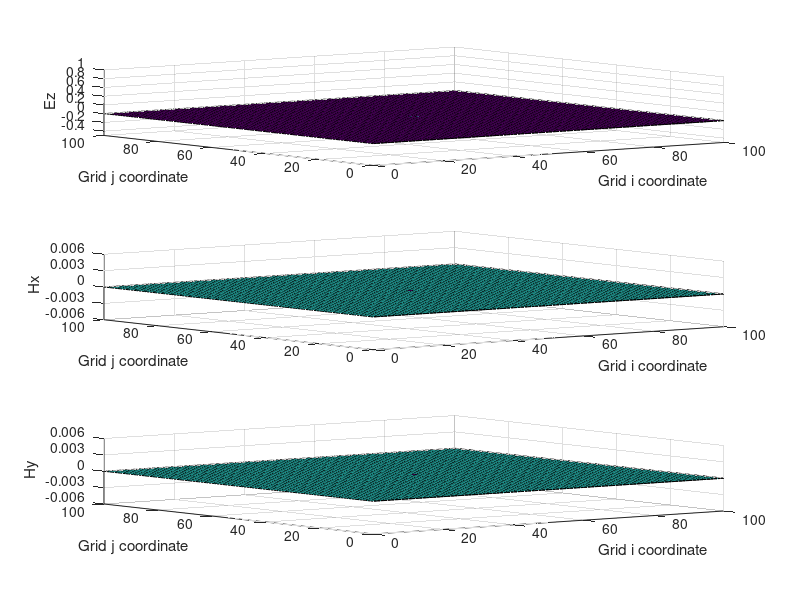

This figure's MATLAB source: (Note: this script raises an error after producing the figure.)
Ez = zeros(2, 101, 101);
Hy = zeros(2, 101, 101);
Hx = zeros(2, 101, 101);

mio = 4e-7 * pi;
eo = 8.854e-12;

delt = 0;
deltstar = 0;

mi = 10;
delta = 3.5;

c = 1 / sqrt(mio * eo);

dx = 1;
dy = dx;
dt = 1.0005 * dx / (c * sqrt(2));

x = 0:dx:100;

us = cat(2, exp((-1 / 2) * ((x - mi) / delta).^2) ./ (delta * sqrt( 2 * pi)), zeros(1, 10000));

us = us / max(us);
Ez(1, 51, 51) = us(1);

n = 2;

Ca = (1 - (delt * dt) / (2 * eo)) / (1 + (delt * dt) / (2 * eo));
Cb = (dt / (eo * dx)) / (1 + (delt * dt) / (2 * eo));

Da = (1 - (deltstar * dt) / (2 * mio)) / (1 + (deltstar * dt) / (2 * mio));
Db = (dt / (mio * dx)) / (1 + (deltstar * dt) / (2 * mio));

ax1 = subplot(3, 1, 1);
ax2 = subplot(3, 1, 2);
ax3 = subplot(3, 1, 3);

while 1
    
    for i=1:101
        for j=1:101
            if (i ~= 101)
                Hy(n, i, j) = Da * Hy(n - 1, i, j) + Db * (Ez(n - 1, i + 1, j) - Ez(n - 1, i, j));
            else
                Hy(n, i, j) = Hy(n, i - 1, j);
            end
        end
    end
    
    for i=1:101
        for j=1:101
            if (j ~= 101)
                Hx(n, i, j) = Da * Hx(n - 1, i, j) + Db * (Ez(n - 1, i, j) - Ez(n - 1, i, j + 1));
            else
                Hx(n, i, j) = Hx(n, i, j - 1);
            end
        end
    end
    
    for i=1:101
       for j=1:101
          if (i == 1 || j == 1 || i == 101 || j == 101)
              Ez(n, i, j) = 0;
          else
            Ez(n, i, j) = Ca * Ez(n - 1, i, j) + Cb * (Hy(n, i, j) - Hy(n, i - 1, j) + Hx(n, i, j - 1) - Hx(n, i, j));
          end
       end
    end
    
    Ez(n, 51, 51) = us(n);
    
    s1 = surf(ax1, x, x, reshape(Ez(n, :, :), 101, 101));
    s2 = surf(ax2, x, x, reshape(Hx(n, :, :), 101, 101));
    s3 = surf(ax3, x, x, reshape(Hy(n, :, :), 101, 101));
    
    xlabel(ax1, 'Grid i coordinate');
    ylabel(ax1, 'Grid j coordinate');
    zlabel(ax1, 'Ez');
    xlabel(ax2, 'Grid i coordinate');
    ylabel(ax2, 'Grid j coordinate');
    zlabel(ax2, 'Hx');
    xlabel(ax3, 'Grid i coordinate');
    ylabel(ax3, 'Grid j coordinate');
    zlabel(ax3, 'Hy');
    
    axis(ax1, [0 100 0 100 -.5 1])
    axis(ax2, [0 100 0 100 -6e-3 6e-3])
    axis(ax3, [0 100 0 100 -6e-3 6e-3])
    
    zticks(ax2, [-6e-3 -3e-3 0 3e-3 6e-3])
    zticks(ax3, [-6e-3 -3e-3 0 3e-3 6e-3])
    
    s1.EdgeColor = 'none';
    s1.FaceColor = '[0.3010 0.7450 0.9330]';
    s2.EdgeColor = 'none';
    s2.FaceColor = '[0.3010 0.7450 0.9330]';
    s3.EdgeColor = 'none';
    s3.FaceColor = '[0.3010 0.7450 0.9330]';
    
    light(ax1);
    light(ax2);
    light(ax3);
    
    pause(.01)

    if (n == 200)
        break;
    end
    
    n = n + 1;
end

ax = zeros(1, 12);

for k = 1:12
    ax(k) = subplot(4, 3, k);
end

plot(ax(1), Ez(150, :, 51));
plot(ax(4), Ez(180, :, 51));
plot(ax(7), reshape(Ez(150, 51, :), 1, 101));
plot(ax(10), reshape(Ez(180, 51, :), 1, 101));

plot(ax(2), Hx(150, :, 51));
plot(ax(5), Hx(180, :, 51));
plot(ax(8), reshape(Hx(150, 51, :), 1, 101));
plot(ax(11), reshape(Hx(180, 51, :), 1, 101));

plot(ax(3), Hy(150, :, 51));
plot(ax(6), Hy(180, :, 51));
plot(ax(9), reshape(Hy(150, 51, :), 1, 101));
plot(ax(12), reshape(Hy(180, 51, :), 1, 101));

for k = 1:4
    axis(ax(1 + (k - 1) * 3), [0 100 -.2 .2])
    yticks(ax(1 + (k - 1) * 3), [-.2 -.1 0 .1 .2])
    for j = 2:3
        axis(ax(j + (k - 1) * 3), [0 100 -7.5e-3 7.5e-3])
        yticks(ax(j + (k - 1) * 3), [-7.5e-3 -5e-3 -2.5e-3 0 2.5e-3 5e-3 7.5e-3])
    end
end

title(ax(1), 'j = 50 n = 150')
title(ax(2), 'j = 50 n = 150')
title(ax(3), 'j = 50 n = 150')
title(ax(4), 'j = 50 n = 180')
title(ax(5), 'j = 50 n = 180')
title(ax(6), 'j = 50 n = 180')
title(ax(7), 'i = 50 n = 150')
title(ax(8), 'i = 50 n = 150')
title(ax(9), 'i = 50 n = 150')
title(ax(10), 'i = 50 n = 180')
title(ax(11), 'i = 50 n = 180')
title(ax(12), 'i = 50 n = 180')

xlabel(ax(1), 'Grid i coordinate');
ylabel(ax(1), 'Ez');
xlabel(ax(2), 'Grid i coordinate')
ylabel(ax(2), 'Hx');
xlabel(ax(3), 'Grid i coordinate');
ylabel(ax(3), 'Hy');
xlabel(ax(4), 'Grid i coordinate')
ylabel(ax(4), 'Ez');
xlabel(ax(5), 'Grid i coordinate');
ylabel(ax(5), 'Hx');
xlabel(ax(6), 'Grid i coordinate')
ylabel(ax(6), 'Hy');
xlabel(ax(7), 'Grid j coordinate');
ylabel(ax(7), 'Ez');
xlabel(ax(8), 'Grid j coordinate')
ylabel(ax(8), 'Hx');
xlabel(ax(9), 'Grid j coordinate');
ylabel(ax(9), 'Hy');
xlabel(ax(10), 'Grid j coordinate')
ylabel(ax(10), 'Ez');
xlabel(ax(11), 'Grid j coordinate');
ylabel(ax(11), 'Hx');
xlabel(ax(12), 'Grid j coordinate')
ylabel(ax(12), 'Hy');